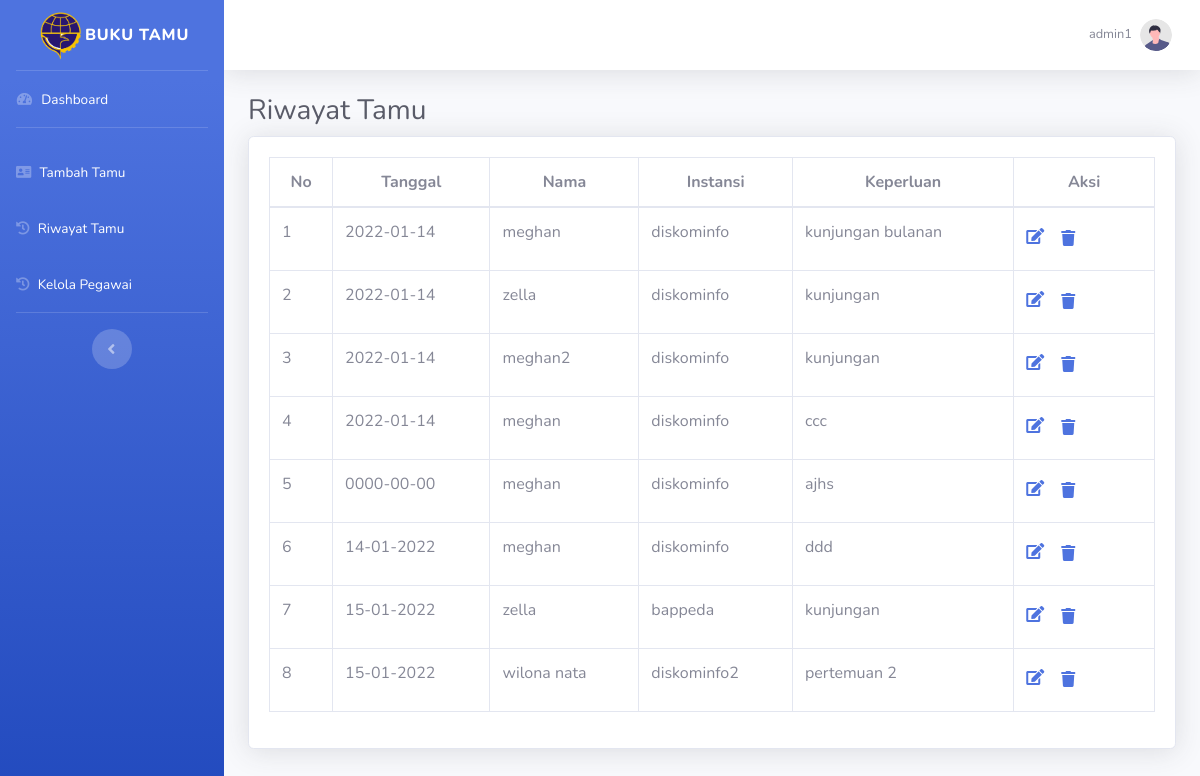
Screenshot of /index.php?p=riwayat (signed in) with the database file from the repository.
### tables this page shows
CREATE TABLE `tamu` (
  `id_tamu` int(11) NOT NULL,
  `tanggal` varchar(11) NOT NULL,
  `nama_tamu` varchar(45) NOT NULL,
  `instansi` varchar(45) NOT NULL,
  `keperluan` varchar(200) NOT NULL,
  `tandatangan` varchar(100) NOT NULL
);

### pages/riwayat.php (the view, shortened to what this page needs)
<head>
</head>
<body id="page-top">
    <div class="container-fluid">
        <h1 class="h3 mb-2 text-gray-800">Riwayat Tamu</h1>
        <div class="card shadow mb-4">
            <div class="card-body">
                <div class="table-responsive">
                    <table class="table table-bordered" id="dataTable" width="100%" cellspacing="0">
                        <thead style="text-align: center;">
                            <tr>
                                <th>No</th>
                                <th>Tanggal</th>
                                <th>Nama</th>
                                <th>Instansi</th>
                                <th>Keperluan</th>
                                <th>Aksi</th>
                            </tr>
                        </thead>
                        <tbody>
                            <?php
                            $nomor = 1;
                            $query = "SELECT * FROM tamu";
                            $q_tampil_tamu = mysqli_query($db, $query);
                            if (mysqli_num_rows($q_tampil_tamu) > 0) {
                                while ($r_tampil_tamu = mysqli_fetch_array($q_tampil_tamu)) {
                            ?>
                                    <tr>
                                        <td><?php echo $nomor; ?></td>
                                        <td><?php echo $r_tampil_tamu['tanggal']; ?></td>
                                        <td><?php echo $r_tampil_tamu['nama_tamu']; ?></td>
                                        <td><?php echo $r_tampil_tamu['instansi']; ?></td>
                                        <td><?php echo $r_tampil_tamu['keperluan']; ?></td>
                                        <td>
                                            <a href="index.php?p=edit-tamu&id_tamu=<?php echo $r_tampil_tamu['id_tamu']; ?>"><i class="fas fa-edit"></i></a>
                                            <button type="button" class="btn"><a href="proses/hapus-tamu-proses.php?id_tamu=<?php echo $r_tampil_tamu['id_tamu']; ?>" onclick="return confirm('Apakah anda yakin akan menghapus data ini?')" class="tombol"><i class="fa fa-trash mr-3" aria-hidden="true"></i></a></button>
                                        </td>
                                    </tr>
                            <?php
                                    $nomor++;
                                }
                            } else {
                                echo "";
                            }
                            ?>
                        </tbody>
                    </table>
                </div>
            </div>
        </div>
    </div>
</body>

### index.php (shortened to what this page needs)
<?php
if (isset($_SESSION['sesi']) && !empty($_SESSION['sesi'])) {
?>
    <!DOCTYPE html>
    <html lang="en">
    <head>
        <link href="asset/vendor/fontawesome-free/css/all.min.css" rel="stylesheet" type="text/css">
        <link href="asset/css/sb-admin-2.min.css" rel="stylesheet">
    </head>
    <body id="page-top">
        <div id="wrapper">
            <ul class="navbar-nav bg-gradient-primary sidebar sidebar-dark accordion" id="accordionSidebar">
                <a class="sidebar-brand d-flex align-items-center justify-content-center" href="#">
                    <div class="sidebar-brand-icon">
                        <img src="asset/img/logo.png" width="50">
                    </div>
                    <div class="sidebar-brand-text">Buku Tamu</div>
                </a>
                <hr class="sidebar-divider my-0">
                <li class="nav-item">
                    <a class="nav-link" href="index.php?p=dashboard">
                        <i class="fas fa-fw fa-tachometer-alt"></i>
                        <span class="links_name">Dashboard</span></a>
                </li>
                <hr class="sidebar-divider">
                <li class="nav-item">
                    <a class="nav-link" href="index.php?p=tambah-tamu">
                        <i class="fa fa-address-card" aria-hidden="true"></i>
                        <span class="links_name">Tambah Tamu</span>
                    </a>
                </li>
                <li class="nav-item">
                    <a class="nav-link" href="index.php?p=riwayat">
                        <i class="fa fa-history" aria-hidden="true"></i>
                        <span class="links_name">Riwayat Tamu</span>
                    </a>
                </li>
                <li class="nav-item">
                    <a class="nav-link" href="index.php?p=kelola-pegawai">
                        <i class="fa fa-history" aria-hidden="true"></i>
                        <span class="links_name">Kelola Pegawai</span>
                    </a>
                </li>
                <hr class="sidebar-divider">
                <div class="text-center d-none d-md-inline">
                    <button class="rounded-circle border-0" id="sidebarToggle"></button>
                </div>
            </ul>
            <div id="content-wrapper" class="d-flex flex-column">
                <div id="content">
                    <nav class="navbar navbar-expand navbar-light bg-white topbar mb-4 static-top shadow">
                        <ul class="navbar-nav ml-auto">
                            <li class="nav-item dropdown no-arrow">
                                <a class="nav-link dropdown-toggle" href="#" id="userDropdown" role="button" data-toggle="dropdown" aria-haspopup="true" aria-expanded="false">
                                    <span class="mr-2 d-none d-lg-inline text-gray-600 small"><?php echo $_SESSION['sesi'] ?></span>
                                    <img class="img-profile rounded-circle" src="asset/img/undraw_profile.svg">
                                </a>
                            </li>
                        </ul>
                    </nav>
                    <section class="home-section">
                        <?php
                        $pages_dir = 'pages';
                        if (!empty($_GET['p'])) {
                            $pages = scandir($pages_dir, 0);
                            unset($pages[0], $pages[1]);
                            $p = $_GET['p'];
                            if (in_array($p . '.php', $pages)) {
                                include($pages_dir . '/' . $p . '.php');
                            } else {
                                echo 'Halaman Tidak Ditemukan';
                            }
                        } else {
                            include($pages_dir . '/dashboard.php');
                        }
                        ?>
                    </section>
    </body>
    </html>
<?php
} else {
    echo "<script>alert('Anda Harus Login Dahulu!');</script>";
    header('location:login.php');
}
?>

### index.php (style rules this page uses)
li a .links_name { color: white; font-size: 15px; font-weight: 400; white-space: nowrap; opacity: 0; pointer-events: none; transition: 0.4s; }
li a .links_name { opacity: 1; pointer-events: auto; }

### rows the page displays
tamu: tanggal "2022-01-14", nama_tamu "meghan", instansi "diskominfo", keperluan "kunjungan bulanan"
tamu: tanggal "2022-01-14", nama_tamu "zella", instansi "diskominfo", keperluan "kunjungan"
tamu: tanggal "2022-01-14", nama_tamu "meghan2", instansi "diskominfo", keperluan "kunjungan"
tamu: tanggal "2022-01-14", nama_tamu "meghan", instansi "diskominfo", keperluan "ccc"
tamu: tanggal "0000-00-00", nama_tamu "meghan", instansi "diskominfo", keperluan "ajhs"
tamu: tanggal "14-01-2022", nama_tamu "meghan", instansi "diskominfo", keperluan "ddd"
tamu: tanggal "15-01-2022", nama_tamu "zella", instansi "bappeda", keperluan "kunjungan"
tamu: tanggal "15-01-2022", nama_tamu "wilona nata", instansi "diskominfo2", keperluan "pertemuan 2"

### other values shown
$_SESSION['sesi'] "admin1"
